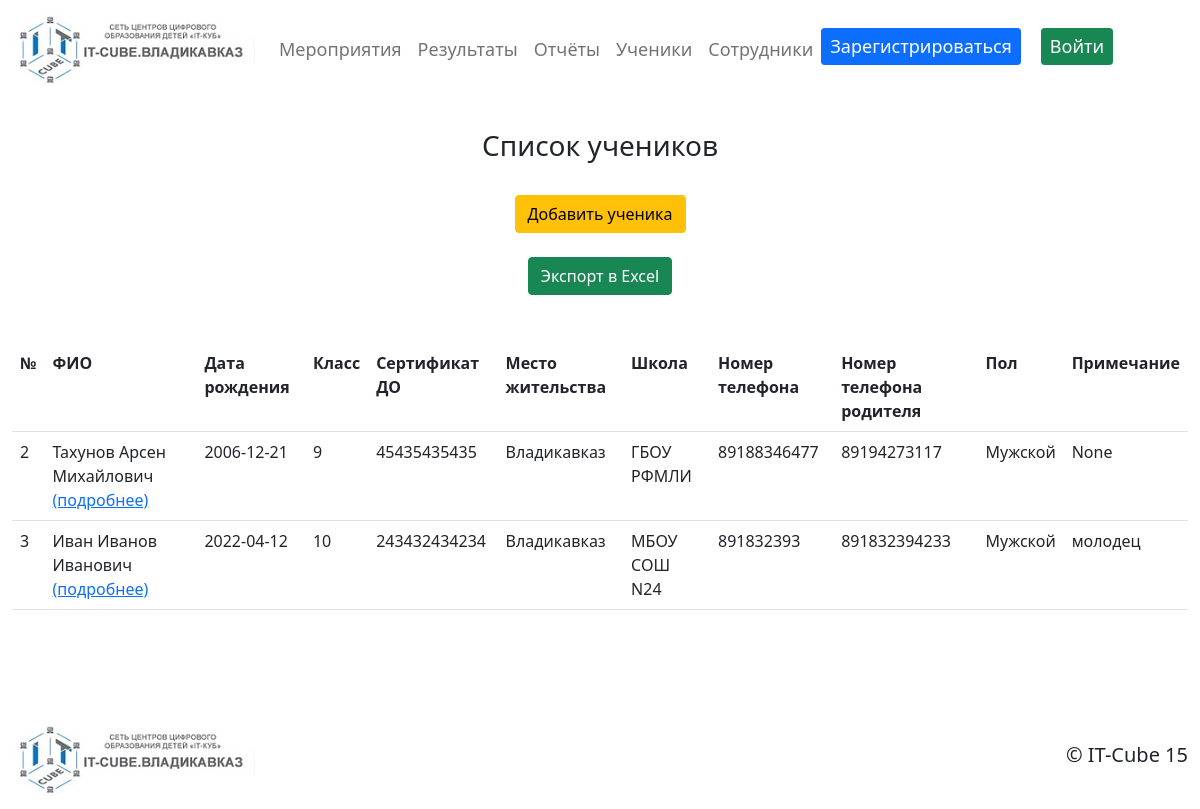
Before: /students with the older database file.
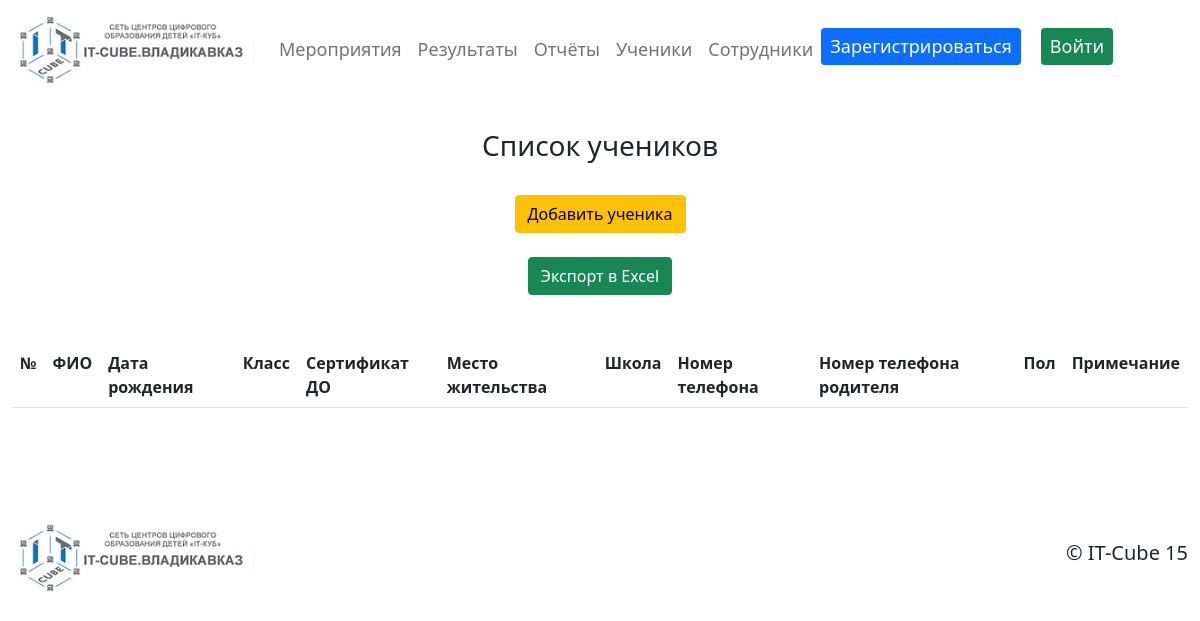
After: the same page with the newer database file.
### data/students.py (models this page shows)
class Students(SqlAlchemyBase, UserMixin, SerializerMixin):
    __tablename__ = 'Students'
    id = sqlalchemy.Column(sqlalchemy.Integer,
                           primary_key=True, autoincrement=True)
    FIO = sqlalchemy.Column(sqlalchemy.String, nullable=True)
    Date_of_birth = sqlalchemy.Column(sqlalchemy.Date, nullable=True)
    Class = sqlalchemy.Column(sqlalchemy.Integer, nullable=True)
    Сertificate_DO = sqlalchemy.Column(sqlalchemy.Integer, nullable=True)
    Place_of_residence = sqlalchemy.Column(sqlalchemy.String, nullable=True)
    School = sqlalchemy.Column(sqlalchemy.String, nullable=True)
    Number_phone_student = sqlalchemy.Column(sqlalchemy.String, nullable=True)
    Number_phone_parent = sqlalchemy.Column(sqlalchemy.String, nullable=True)
    Gender = sqlalchemy.Column(sqlalchemy.String, nullable=True)
    Note = sqlalchemy.Column(sqlalchemy.Text)
    studies_it_cube = orm.relation("Studies_it_cube", back_populates='student')
    Results = orm.relation("Results", back_populates='student')

### main.py (the view)
@app.route('/students')
def students():
    db_sess = db_session.create_session()
    res_dict = {}
    for stud in db_sess.query(Students).all():
        res_dict[stud.id] = [stud.FIO, stud.Date_of_birth, stud.Class, stud.Сertificate_DO, stud.Place_of_residence,
                             stud.School, stud.Number_phone_student, stud.Number_phone_parent,
                             stud.Gender, stud.Note]
    return render_template('students.html', all_students=res_dict)

### data/db_session.py (called while the page is built)
def create_session() -> Session:
    global __factory
    return __factory()

### templates/students.html
{% extends "base.html" %}
{% block content %}
    <h3 align="center">Список учеников</h3>
    <br>
    <div class="align_center">
        <a type="button" class="btn btn-warning" href="/add_student">Добавить ученика</a>
    </div>
    <br>
    <div class="align_center">
        <a type="button" class="btn btn-success" href="/export_students">Экспорт в Excel</a>
    </div>
    <br>
    <br>
    <table align="center" class="table table-hover">
        <tr>
            <th>№</th>
            <th>ФИО</th>
            <th>Дата рождения</th>
            <th>Класс</th>
            <th>Сертификат ДО</th>
            <th>Место жительства</th>
            <th>Школа</th>
            <th>Номер телефона</th>
            <th>Номер телефона родителя</th>
            <th>Пол</th>
            <th>Примечание</th>
        </tr>
        {% for student in all_students.keys() %}
            <tr>
                <td>{{ student }}</td>
                <td>{{ all_students[student][0] }} <a href="/more_student/{{student}}">(подробнее)</a></td>
                <td>{{ all_students[student][1] }}</td>
                <td>{{ all_students[student][2] }}</td>
                <td>{{ all_students[student][3] }}</td>
                <td>{{ all_students[student][4] }}</td>
                <td>{{ all_students[student][5] }}</td>
                <td>{{ all_students[student][6] }}</td>
                <td>{{ all_students[student][7] }}</td>
                <td>{{ all_students[student][8] }}</td>
                <td>{{ all_students[student][9] }}</td>
            </tr>
        {% endfor %}
    </table>
{% endblock %}

### templates/base.html (shortened to what this page needs)
<!doctype html>
<html lang="ru">
<head>
    <link href="https://cdn.jsdelivr.net/npm/bootstrap@5.0.2/dist/css/bootstrap.min.css" rel="stylesheet"
>
    <link rel="stylesheet" type="text/css" href="{{url_for('static', filename='css/style.css')}}"/>
</head>
<body>
<header>
    <nav class="navbar sticky-top navbar-expand-md navbar-light">
        <div class="container-fluid">
            <a class="navbar-brand" href="/"><img src="{{url_for('static', filename='img/logo.jpg')}}" alt="логотип"
                                                  class="img-fluid"></a>
            <div class="collapse navbar-collapse" id="navbarSupportedContent">
                <ul class="navbar-nav justify-content-between">
                    <li class="nav-item">
                        <a class="nav-link" href="/">Мероприятия</a>
                    </li>
                    <li class="nav-item">
                        <a class="nav-link" href="/results_event">Результаты</a>
                    </li>
                    <li class="nav-item">
                        <a class="nav-link" href="/reports">Отчёты</a>
                    </li>
                    <li class="nav-item">
                        <a class="nav-link" href="/students">Ученики</a>
                    </li>
                    <li class="nav-item">
                        <a class="nav-link" href="/employees">Сотрудники</a>
                    </li>
                    {% if not current_user.is_authenticated %}
                    <li class="nav-item btn_not" style="margin-right: 20px;">
                        <a class="btn btn-primary btn-input btn-sm" href="/register">Зарегистрироваться</a>
                    </li>
                    <li class="nav-item btn_not">
                        <a class="btn btn-success btn-input btn-sm" href="/login">Войти</a>
                    </li>
                    {% else %}
                    <li class="nav-item">
                        <a class="btn btn-danger btn-input btn-sm" href="/logout">Выйти</a>
                    </li>
                    {% endif %}
                </ul>
            </div>
        </div>
    </nav>
</header>
<main role="main" class="container-fluid">
    {% block content %} {% endblock %}
</main>
<footer class="navbar ">
    <div class="container-fluid">
        <a class="navbar-brand" href="http://www.itcube15.ru/" target="_blank"><img src="{{url_for('static', filename='img/logo.jpg')}}" alt="логотип"
                                                      class="img-fluid"></a>
        <h5>© IT-Cube 15</h5>
    </div>
</footer>
</body>
</html>

### static/css/style.css (style rules this page uses)
html, body { height: 100%; }
.btn-input { font-size: 18px; }
.nav-item:not(.btn_not) { font-size: 18px; }
.navbar-brand img { min-height: 62px; min-width: 200px; }
main { margin-top: 30px; margin-bottom: 100px; }
.align_center { text-align: center; }

Changed rows visible on the page:
removed Students: FIO "Тахунов Арсен Михайлович", Date_of_birth "2006-12-21", Сertificate_DO "45435435435", Place_of_residence "Владикавказ", School "ГБОУ РФМЛИ", Number_phone_student "89188346477", Number_phone_parent "89194273117", Gender "Мужской"
removed Students: FIO "Иван Иванов Иванович", Date_of_birth "2022-04-12", Сertificate_DO "243432434234", Place_of_residence "Владикавказ", School "МБОУ СОШ N24", Number_phone_student "891832393", Number_phone_parent "891832394233", Gender "Мужской", Note "молодец"
Other visible differences:
list line gone: "2 (подробнее) 9 None"
list line gone: "3 (подробнее) 10"
